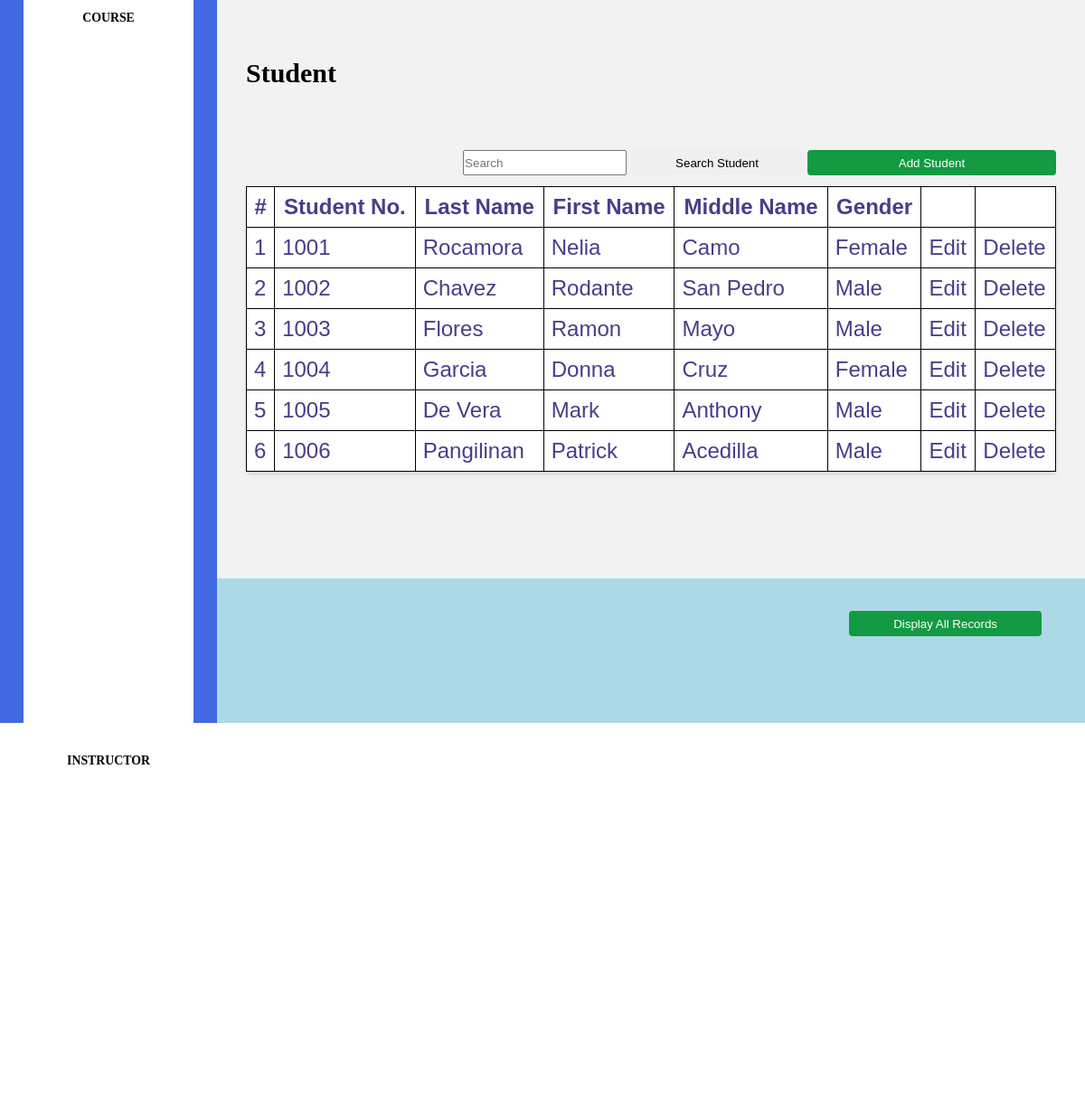
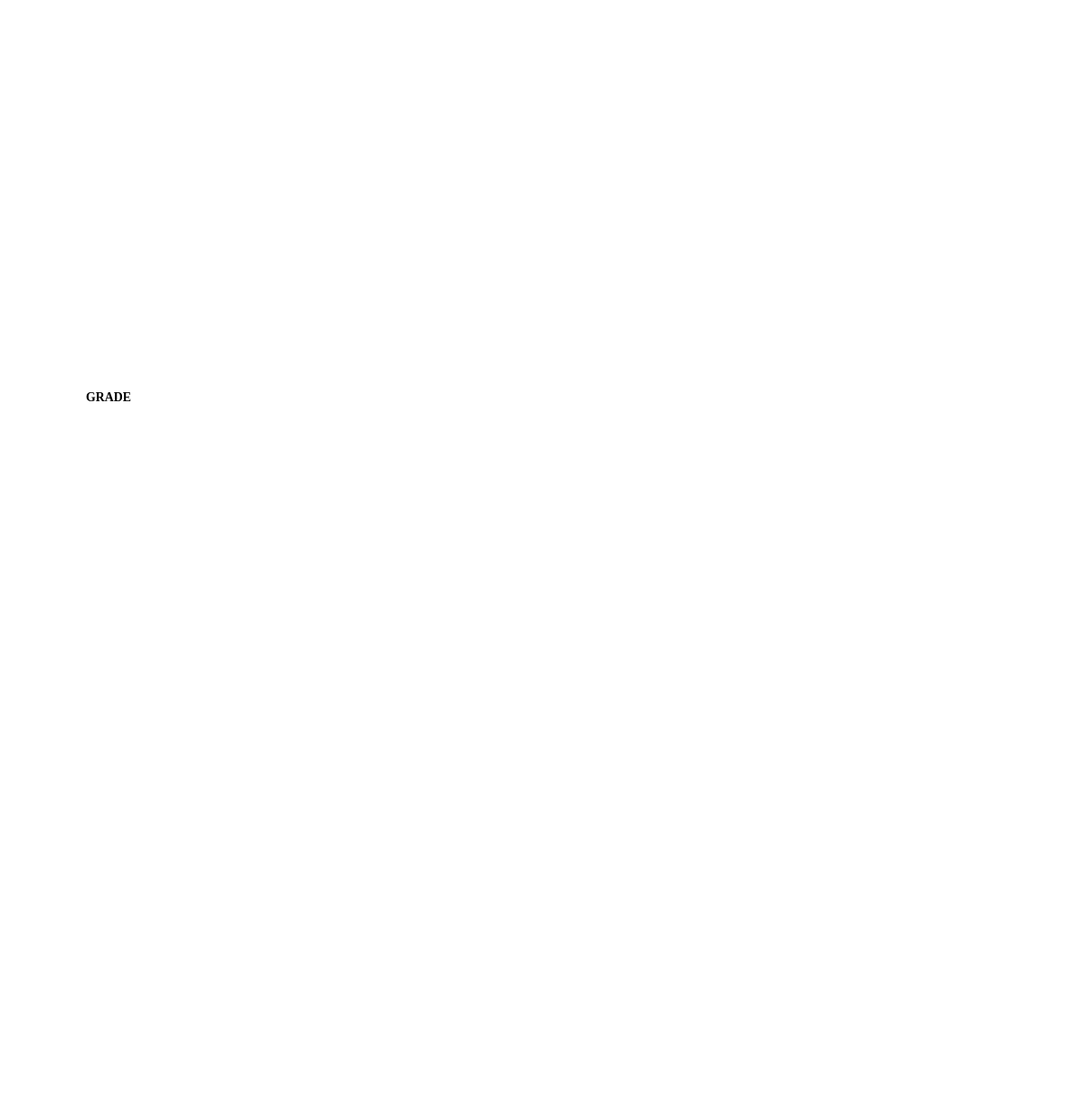
Screenshot of /student-management/menu.php with the database file from the repository (2 pictures, top to bottom).
### tables this page shows
CREATE TABLE `tblstudent` (
  `fIdindex` int(11) NOT NULL,
  `fIdstudentno` varchar(50) NOT NULL,
  `fIdlastname` varchar(100) NOT NULL,
  `fIdfirstname` varchar(100) NOT NULL,
  `fIdmiddlename` varchar(100) NOT NULL,
  `fIdgender` varchar(50) NOT NULL
);

### student-management/menu.php (the view, shortened to what this page needs)
<?php
     $conn = mysqli_connect('localhost', 'root', '', 'dbschool');
     if(isset($_POST['search'])){
        $searchKey = $_POST['search'];
        $sql = "SELECT *
                FROM tblstudent
                WHERE
                `fIdstudentno` LIKE '%$searchKey%' OR
                `fIdlastname` LIKE '%$searchKey%' OR
                `fIdfirstname` LIKE '%$searchKey%' OR
                `fIdmiddlename` LIKE '%$searchKey%' OR
                `fIdgender` LIKE '%$searchKey%'";
     }
     else
      $sql = "SELECT * FROM tblstudent";
     $result = $conn->query($sql);
?>
<!DOCTYPE html>
<html lang="en">
<head>
  <link rel="stylesheet" href="stylesheet.css?v=<?php echo time(); ?>">
</head>
<body>
  <main>
    <nav>
      <ul>
        <li class="nav__link"><a href="#">Course</a></li>
        <li class="nav__link"><a href="#">Instructor</a></li>
        <li class="nav__link"><a href="#">Grade</a></li>
      </ul>
    </nav>
    <section>
      <header>
        <h2>Student</h2>
      </header>
      <form class="form-search-student" method="POST">
        <input type = "text" name="search" placeholder="Search" value=<?php echo @$POST['search']; ?> >
        <input class="form-search-student__input form__btn" type="submit" value="Search Student">
        <a href="addstudent.php"><input class="form-add-student__input form__btn" value="Add Student"></a>
      </form>
      <table>
      <tr>
        <th>#</th>
        <th>Student No.</th>
        <th>Last Name</th>
        <th>First Name</th>
        <th>Middle Name</th>
        <th>Gender</th>
        <th></th>
        <th></th>
      </tr>
      <?php while($row = $result->fetch_object() ): ?>
      <tr>
         <td><?php echo $row->fIdindex ?></td>
         <td><?php echo $row->fIdstudentno ?></td>
         <td><?php echo $row->fIdlastname ?></td>
         <td><?php echo $row->fIdfirstname ?></td>
         <td><?php echo $row->fIdmiddlename ?></td>
         <td><?php echo $row->fIdgender ?></td>
         <td><?php echo "<a class='link' href='editstudent.php?search=".$row->fIdstudentno."'>Edit</a>" ?></td>
         <td><?php echo "<a class='link' href='deletestudent.php?search=".$row->fIdstudentno."'>Delete</a>" ?></td>
      </tr>
      <?php endwhile; ?>
      </table>
    </section>
    <footer class="edit_footer">
      <a href="menu.php"><input class="form__submit form__btn" type="submit" value="Display All Records"></a>
    </footer>
  </main>
</body>
</html>

### student-management/stylesheet.css (style rules this page uses)
*, *::before, *::after { margin: 0; padding: 0; box-sizing: border-box; }
html, body { height: 100%; }
html { font-size: 100%; }
table { width: 60%; }
header { font-weight: bold; margin-bottom: 2.5vh; }
body { font-family: verdana; font-size: 2.5vh; }
table, th, tr, td { border: 1px solid black; border-collapse: collapse; font-family: arial; font-size: 3vh; color: darkslateblue; padding: 1vh; }
input { height: 3.5vh; }
a, a:visited, a:hover { text-decoration: none; }
ul { list-style: none; }
main { display: grid; grid-template-columns: 240px 1fr; grid-template-rows: 80vh 20vh; grid-template-areas: 'sidebar table' 'sidebar footer'; }
.link { text-decoration: none; color: darkslateblue; }
nav { background-color: royalblue; display: grid; place-items: center; grid-area: sidebar; }
section { background-color: #f2f2f2; grid-area: table; padding: 4rem 2rem 0; overflow-y: scroll; -ms-overflow-style: none; scrollbar-width: none; }
footer { background-color: #0101010; }
.edit_Footer { background-color: lightblue; padding: 3.78% 3rem; text-align: right; }
.nav__link { text-align: center; padding: 0.325rem; }
.nav__link:not(:first-of-type) { margin-top: 0.75rem; }
.nav__link > a { background-color: white; color: black; display: block; font-size: 0.865rem; font-weight: 600; height: 100%; padding: 0.75rem 3rem; text-transform: uppercase; width: 100%; transition: all 150ms ease-in-out; }
.form-search-student { text-align: right; }
.form-add-student__input { background-color: #139a43; color: #fff; margin-top: 3rem; }
table { background-color: #fff; border-collapse: collapse; box-shadow: rgba(0, 0, 0, 0.1) 0px 4px 6px -1px, rgba(0, 0, 0, 0.06) 0px 2px 4px -1px; font-size: 0.865rem; margin-top: 0.75rem; width: 100%; }
.form__btn { border: 1px solid transparent; border-radius: 4px; cursor: pointer; padding: 0.325rem 3rem; transition: all 150ms ease-in-out; text-align: center; }
.form__submit { background-color: #139a43; color: #fff; }

### rows the page displays
tblstudent: fIdindex "1", fIdstudentno "1001", fIdlastname "Rocamora", fIdfirstname "Nelia", fIdmiddlename "Camo", fIdgender "Female"
tblstudent: fIdindex "2", fIdstudentno "1002", fIdlastname "Chavez", fIdfirstname "Rodante", fIdmiddlename "San Pedro", fIdgender "Male"
tblstudent: fIdindex "3", fIdstudentno "1003", fIdlastname "Flores", fIdfirstname "Ramon", fIdmiddlename "Mayo", fIdgender "Male"
tblstudent: fIdindex "4", fIdstudentno "1004", fIdlastname "Garcia", fIdfirstname "Donna", fIdmiddlename "Cruz", fIdgender "Female"
tblstudent: fIdindex "5", fIdstudentno "1005", fIdlastname "De Vera", fIdfirstname "Mark", fIdmiddlename "Anthony", fIdgender "Male"
tblstudent: fIdindex "6", fIdstudentno "1006", fIdlastname "Pangilinan", fIdfirstname "Patrick", fIdmiddlename "Acedilla", fIdgender "Male"
